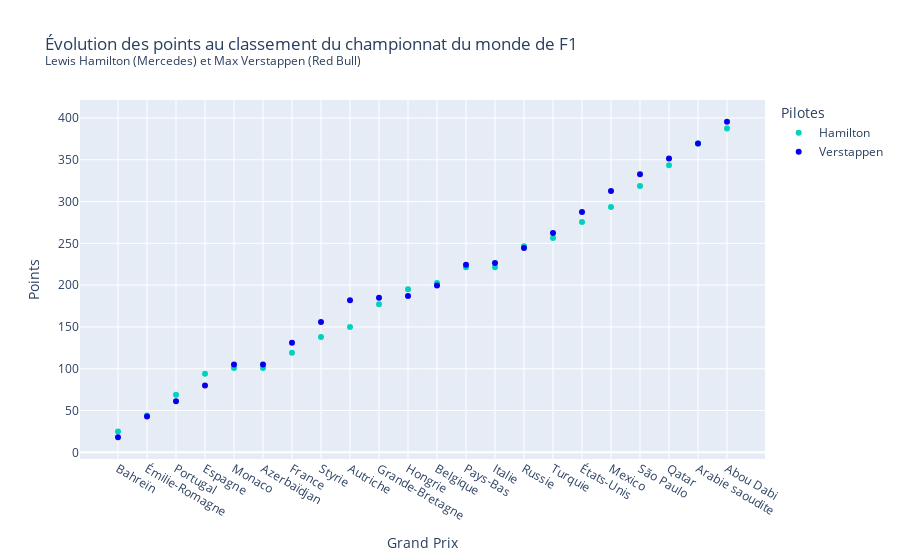

Write notebook code for a chart like this one.
### Code cell
fig = go.Figure()

fig.add_trace(go.Scatter(
    x=df['GP'],
    y=df['Cumul Hamilton'],
    name='Hamilton',
    mode='markers',
    marker=dict(color='#00D2BE'),
    customdata = np.stack((df['Grand Prix'],df['Date'],df['Circuit'],df['Vainqueur'],df['Pole Position'],
                           df['Position Hamilton'],df['Position Verstappen'],df['Points Hamilton'],df['Points Verstappen'],
                           df['Cumul Hamilton'],df['Cumul Verstappen'],df['Classement Hamilton'],df['Classement Verstappen'])
                          ,axis=-1),
    hovertemplate=get_classement_hover_template('Hamilton')
))


fig.add_trace(go.Scatter(
    x=df['GP'],
    y=df['Cumul Verstappen'],
    name='Verstappen',
    mode='markers',
    marker=dict(color='#0600EF'),
    customdata = np.stack((df['Grand Prix'],df['Date'],df['Circuit'],df['Vainqueur'],df['Pole Position'],
                           df['Position Hamilton'],df['Position Verstappen'],df['Points Hamilton'],df['Points Verstappen'],
                           df['Cumul Hamilton'],df['Cumul Verstappen'],df['Classement Hamilton'],df['Classement Verstappen'])
                          ,axis=-1),
    hovertemplate=get_classement_hover_template('Verstappen')
))

fig.update_layout(
    title='Évolution des points au classement du championnat du monde de F1<br><sup>Lewis Hamilton (Mercedes) et Max Verstappen (Red Bull)</sup>',
    xaxis_title='Grand Prix',
    yaxis_title='Points',
    legend_title='Pilotes'
)

### Figure 1 — Plotly figure (JSON) as saved in the notebook; plotly's stock layout.template omitted (floating-point values rounded to 4 significant figures; data arrays with more than 128 entries replaced by an {"elided": "..."} marker saying what was removed)
{"data": [{"customdata": {"elided": "22x13 mixed values"}, "hovertemplate": "<b>%{customdata[0]}<br><b>Hamilton: </b>%{customdata[5]} - %{customdata[7]}pts<br><b>Championnat du monde<br><b>Hamilton: </b>%{customdata[11]}e - %{customdata[9]}pts<br><extra></extra>", "marker": {"color": "#00D2BE"}, "mode": "markers", "name": "Hamilton", "type": "scatter", "x": ["Bahreïn", "Émilie-Romagne", "Portugal", "Espagne", "Monaco", "Azerbaïdjan", "France", "Styrie", "Autriche", "Grande-Bretagne", "Hongrie", "Belgique", "Pays-Bas", "Italie", "Russie", "Turquie", "États-Unis", "Mexico", "São Paulo", "Qatar", "Arabie saoudite", "Abou Dabi"], "y": [25, 44, 69, 94, 101, 101, 119, 138, 150, 177, 195, 202.5, 221.5, 221.5, 246.5, 256.5, 275.5, 293.5, 318.5, 343.5, 369.5, 387.5]}, {"customdata": {"elided": "22x13 mixed values"}, "hovertemplate": "<b>%{customdata[0]} - %{customdata[1]}<br><b>Verstappen: </b>%{customdata[6]} - %{customdata[8]}pts<br><b>Championnat du monde<br><b>Verstappen: </b>%{customdata[12]}e - %{customdata[10]}pts<br><extra></extra>", "marker": {"color": "#0600EF"}, "mode": "markers", "name": "Verstappen", "type": "scatter", "x": ["Bahreïn", "Émilie-Romagne", "Portugal", "Espagne", "Monaco", "Azerbaïdjan", "France", "Styrie", "Autriche", "Grande-Bretagne", "Hongrie", "Belgique", "Pays-Bas", "Italie", "Russie", "Turquie", "États-Unis", "Mexico", "São Paulo", "Qatar", "Arabie saoudite", "Abou Dabi"], "y": [18, 43, 61, 80, 105, 105, 131, 156, 182, 185, 187, 199.5, 224.5, 226.5, 244.5, 262.5, 287.5, 312.5, 332.5, 351.5, 369.5, 395.5]}], "layout": {"legend": {"title": {"text": "Pilotes"}}, "title": {"text": "Évolution des points au classement du championnat du monde de F1<br><sup>Lewis Hamilton (Mercedes) et Max Verstappen (Red Bull)</sup>"}, "xaxis": {"title": {"text": "Grand Prix"}}, "yaxis": {"title": {"text": "Points"}}}}
